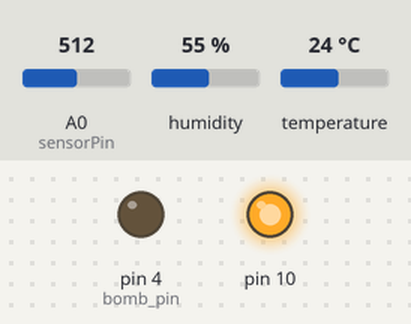
A sketch run on a simulated Arduino Uno, built with avr-gcc and run on an emulated ATmega328P. Parts: output pins drawn as LEDs (lit = HIGH). The test bench sets the inputs (shaded band); at power-on: A0 (sensorPin) = 512, humidity 55 %, temperature 24 °C. No radio packets arrive unless stated.

Above: at 6.8 s.
6.9 s: A0 (sensorPin) set to 376
11.4 s: A0 (sensorPin) set to 350
At 12.9 s:
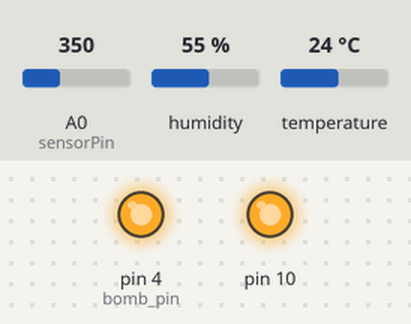
15.9 s: A0 (sensorPin) set to 511
At 19.2 s:
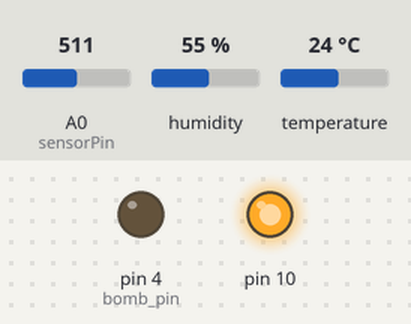
20.4 s: A0 (sensorPin) set to 306
At 22.4 s:
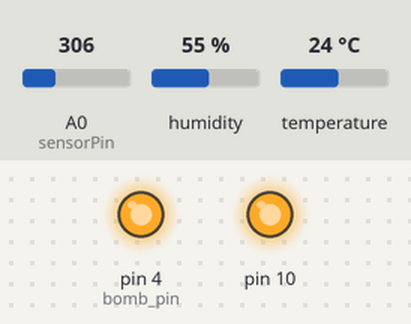
Timing chart, 0 to 23.9 s (numbered marks = the images above; inputs shaded):
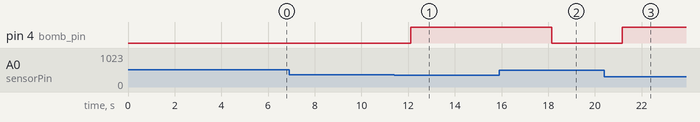

Measured:
- the behaviour switches between 359 and 358 on A0 (sensorPin) (found by bisection; images 0 and 1)
- after the input at 6.9 s, every drawn part: stays the same
- after the input at 11.4 s, pin 4 (bomb_pin): LOW → HIGH after 0.70 s
- after the input at 15.9 s, pin 4 (bomb_pin): HIGH → LOW after 2.2 s
- after the input at 20.4 s, pin 4 (bomb_pin): LOW → HIGH after 0.77 s

The sketch:

TxTEST2.ino
```cpp
// Librerías
#include <Arduino.h>
#include <RF24.h>
#include <RF24Network.h>
#include <SPI.h>
#include <DHT.h>

// Se define el pin digital donde se conecta el sensor de temperatura y humedad DHT11
#define DHTPIN 2
// Se de fine el tipo de sensor
#define DHTTYPE DHT11
// Se inicializa el sensor
DHT dht(DHTPIN, DHTTYPE);
// Configurar pin del sensor de humedad de la tierra
const int sensorPin = A0;
// Se define pin digital al que está conectada la bomba de agua
const int bomb_pin = 4;

RF24 radio(7, 8); // Asignación de la posición de los pines de control CE y CSN del módulo
RF24Network network(radio);     // Incluir la radio en la red
const uint16_t node = 01;  // Id del nodo en formato octal
const uint16_t node_RX = 00; // Nodo receptor
unsigned long data[16];

void setup() {
  Serial.begin(9600);
  dht.begin(); // Se inicializa el sensor DHT11
  SPI.begin();
  radio.begin();
  network.begin(90, node);  //(canal, dirección del nodo)
  radio.setDataRate(RF24_250KBPS);
  pinMode(bomb_pin, OUTPUT); // Se inicializa pin de la bomba de agua como salida
}

void loop() {
  delay(3000); // Se esperan 3 segundos cada que se manda un dato

  // Lectura de la humedad del DHT11
  float h = dht.readHumidity();
  // Lectura de la temperatura en grados Celcius
  float t = dht.readTemperature();
  // Leer el valor analógico del sendor HL 69
  int humt = analogRead(sensorPin);
  // Mapea el valor leído a un rango de humedad (ajusta los valores según tus resultados)
  int humt_map = map(humt, 0, 1023, 0, 100);

  // Se comprueba si ha habido algún error en la lectura
  if (isnan(h) || isnan(t)) {
    Serial.println("Error obteniendo los datos del sensor DHT11");
    return;
  }

  network.update();
  data[0] = t;
  data[1] = h;
  data[2] = humt_map;
  RF24NetworkHeader header8(node_RX);
  bool ok = network.write(header8, &data, sizeof(data));  // Se envía la data

  // Dependiendo de un valor de umbral de humedad de la tierra se enciende la motobomba
  if (data[2] < 35) {
    digitalWrite(bomb_pin, HIGH); // Enciende la motobomba
  }

  // Dependiendo de un valor de umbral de humedad de la tierra se apaga la motobomba
  if (data[2] > 35) {
    digitalWrite(bomb_pin, LOW); // Apaga la motobomba
  }
}
```
